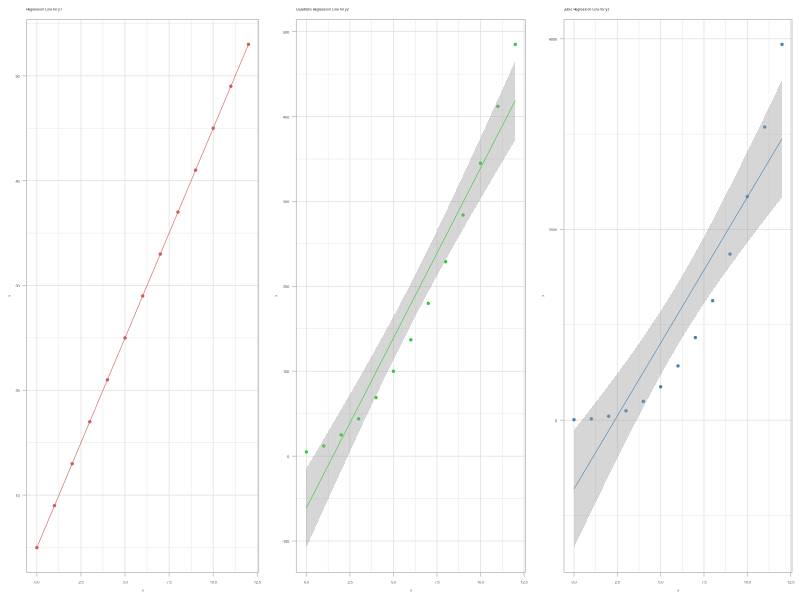

Generate this figure with R:
# Load required libraries
library(readr)
library(ggplot2)
library(ggthemes)
library(gridExtra)

# Avoid generating Rplots.pdf
pdf(NULL)

# Read data from CSV file
series <- read_csv(
  "series.csv",
  show_col_types = FALSE)

# Extract x and y values from CSV data
xs <- series$xs
ys1 <- series$ys1
ys2 <- series$ys2
ys3 <- series$ys3

# Create a data frame with x and y values
data <- data.frame(
  x = xs, y1 = ys1, y2 = ys2, y3 = ys3)

# Scatter plot with regression line for y1
plot_y1 <- ggplot(data, aes(x = xs, y = ys1)) +
  geom_point(
    size = 0.5, color = "indianred") +  
  geom_smooth(
    method = "lm", formula = y ~ poly(x, 1),
    se = TRUE, color = "indianred", linewidth = 0.2) +  
  labs(
    x = "x", y = "y", 
    title = "Regression Line for y1") +
  theme_light() +
  theme(
    text = element_text(size = 2),
    axis.text = element_text(size = 3))

# Scatter plot with quadratic regression line for y2
plot_y2 <- ggplot(data, aes(x = xs, y = ys2)) +
  geom_point(
    size = 0.5, color = "limegreen") +  
  geom_smooth(
    method = "lm", formula = y ~ poly(x, 1),
    se = TRUE, color = "limegreen", linewidth = 0.2) +  
  labs(
    x = "x", y = "y", 
    title = "Quadratic Regression Line for y2") +
  theme_light() +
  theme(
    text = element_text(size = 2),
    axis.text = element_text(size = 3))

# Scatter plot with cubic regression line for y3
plot_y3 <- ggplot(data, aes(x = xs, y = ys3)) +
  geom_point(
    size = 0.5, color = "steelblue") +  
  geom_smooth(
    method = "lm", formula = y ~ poly(x, 1),
    se = TRUE, color = "steelblue", linewidth = 0.2) +  
  labs(
    x = "x", y = "y", 
    title = "Cubic Regression Line for y3") +
  theme_light() +
  theme(
    text = element_text(size = 2),
    axis.text = element_text(size = 3))

# Arrange plots using gridExtra horizontally
grid_plot <- grid.arrange(
  plot_y1, plot_y2, plot_y3, ncol = 3)

# Save the combined grid of plots as PNG
ggsave("72-grid-extra.png", grid_plot,
  width = 800, height = 400, units = "px")
